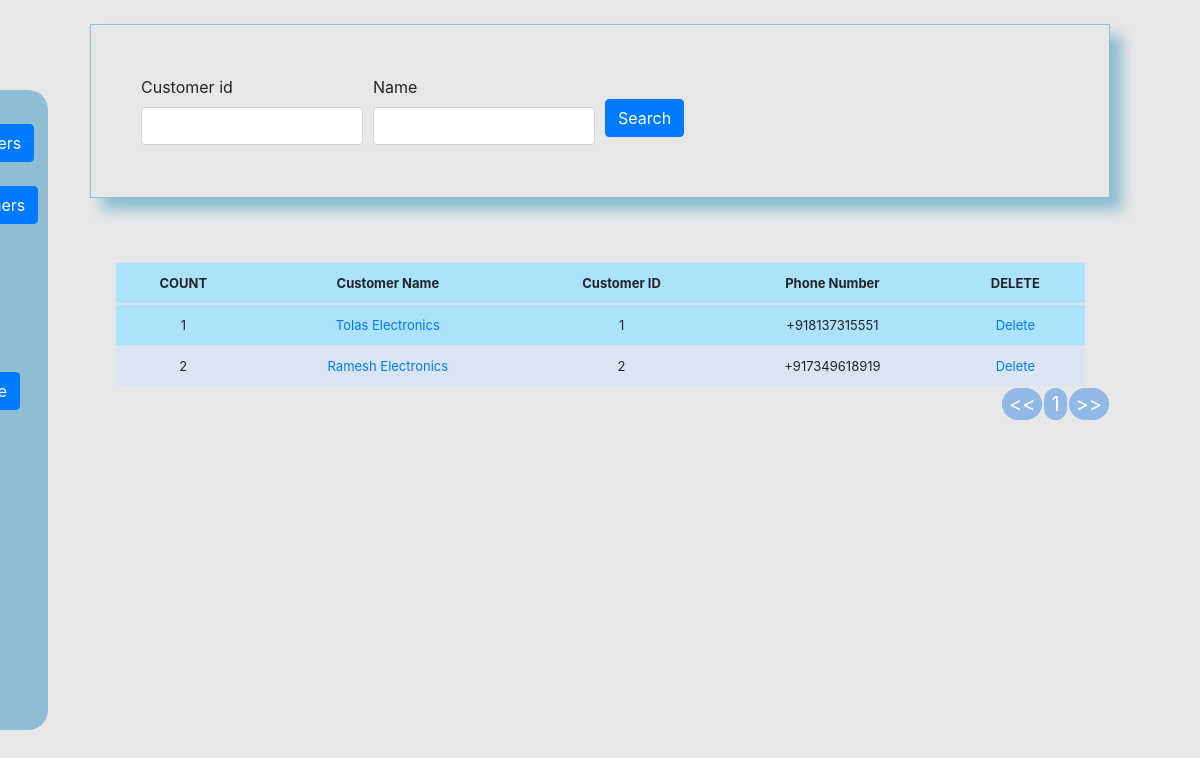
The app's page /customer/list_customer (signed in), older data.
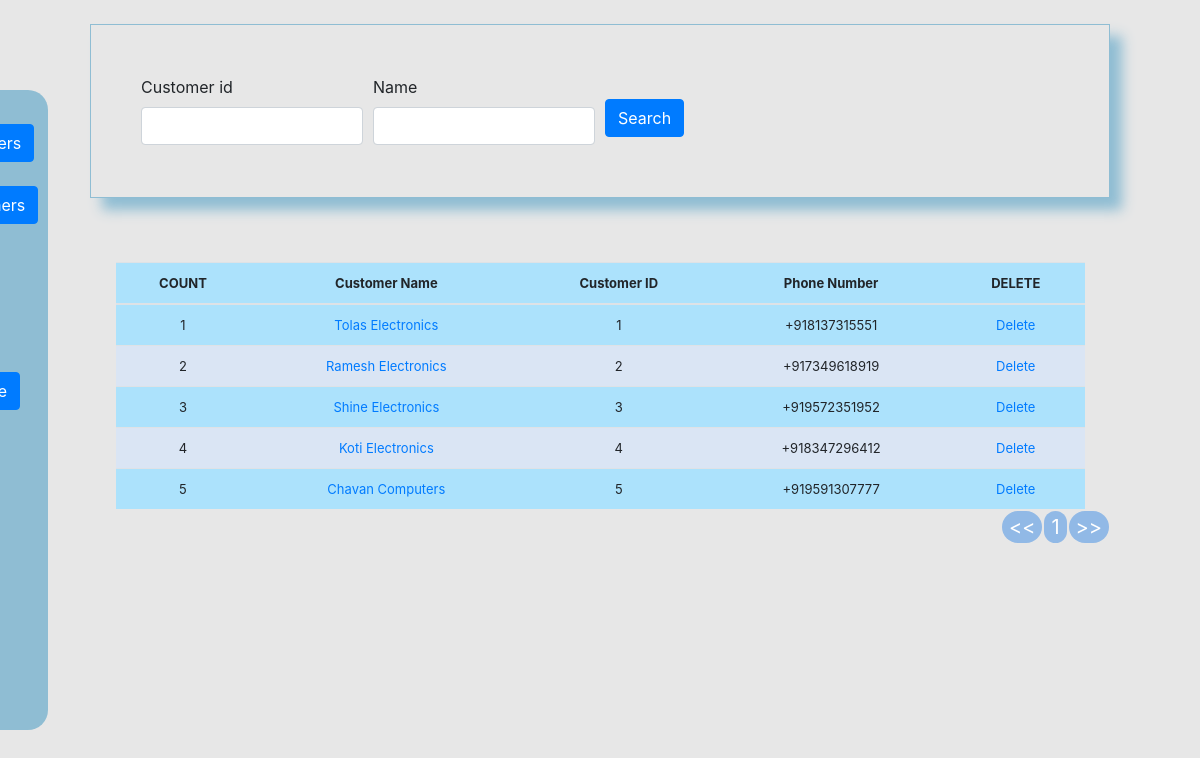
The same page, newer data.
### customer/models.py (models this page shows, shortened)
class Customer(models.Model):
    customer_id = models.IntegerField(primary_key=True, verbose_name="Customer ID")
    name = models.CharField('Customer/Retailer Name', max_length=50, default='', blank=True, null=True)
    ph_no = models.CharField('Phone Number', max_length=13, default='', blank=True, unique=True)
    email = models.CharField('Email', max_length=75, default='', blank=True, unique=True)

### customer/views.py (the view)
# urls.py: path('list_customer', views.list_customer, name='list_customer'),
@login_required
def list_customer(request):
    title = 'List of Customers'
    queryset = Customer.objects.all()
    form = CustomerSearchForm(request.POST or None)
    if request.method == 'POST':
    	queryset = Customer.objects.filter(customer_id__icontains=form['customer_id'].value(),
    									name__icontains=form['name'].value()
    									)
    context = {
        "form": form,
        "title": title,
        "queryset": queryset,
    }
    return render(request, "list_customer.html", context)

### customer/forms.py
class CustomerSearchForm(forms.Form):
	customer_id = forms.CharField(max_length=100, required=False)
	name = forms.CharField(max_length=100, required=False)
	class Meta:
		model = Customer
		fields = ['customer_id', 'name']

### djangoproject/templates/list_customer.html (shortened to what this page needs)
{% load static %}
{% load crispy_forms_tags %}
{% include 'navbar_customer.html' %}
<!DOCTYPE html>
<html>
<head>
	<link rel="stylesheet" type="text/css" href="https://stackpath.bootstrapcdn.com/bootstrap/4.5.2/css/bootstrap.min.css">
	<link href="{% static 'css/stylesheet3.css' %}" rel="stylesheet">
	<link href="{% static 'js/jquery-ui-1.12.1/jquery-ui.min.css' %}" rel="stylesheet">
	<link href="{% static 'js/jquery-ui-1.12.1/jquery-ui.structure.min.css' %}" rel="stylesheet">
	<link href="{% static 'js/jquery-ui-1.12.1/jquery-ui.structure.css' %}" rel="stylesheet">
	<link href="{% static 'js/jquery-ui-1.12.1/jquery-ui.theme.min.css' %}" rel="stylesheet">
	<link href="{% static 'js/jquery-ui-1.12.1/jquery-ui.min.js' %}" rel="stylesheet">
	<link href="{% static 'js/jquery-ui-1.12.1/jquery-ui.theme.css' %}" rel="stylesheet">
</head>
<body>
	<div class='main-container'>
		<div class="myForm">
			<form method='POST' action=''>{% csrf_token %}
				<div class="row">
					<div class='col-sm-12'>
						<div class="form-row">
							<div class="form-group col-md-3">
								{{ form.customer_id|as_crispy_field }}
							</div>
							<div class="form-group col-md-3">
								{{ form.name|as_crispy_field }}
							</div>
							<div class="form-group col-md-3">
								<br>
								<button type="submit" class="btn btn-primary">Search</button>
							</div>
						</div>
					</div>
				</div>
			</form>
		</div>
		<br><br>
		<table class='table'>
			<thead>
				<tr>
					<th>COUNT</th>
					<th>Customer Name</th>
					<th>Customer ID</th>
          <th>Phone Number</th>
					<th>DELETE</th>
				</tr>
			</thead>
			{% for instance in queryset %}
			<tr>
				<td>{{forloop.counter}}</td>
				<td><a href="{% url 'update_customer' instance.pk %}">{{instance.name}}</a></td>
				<td>{{instance.customer_id}}</td>
				<td>{{instance.ph_no}}</td>
				<td><a href="{% url 'delete_customer' instance.pk %}">Delete</a></td>
			</tr>
			{% endfor %}
		</table>
	</div>
</body>
</html>

### djangoproject/templates/navbar_customer.html (shortened to what this page needs)
<div class="mymenu-bar">
  <br>
  {% if request.user.is_authenticated %}
  <a href="/customer/list_customer"><div class="btn btn-primary mybutton">List Customers</div></a>
  <br><br>
  <a href="/customer/add_customer"><div class="btn btn-primary mybutton">Add Customers</div></a>
  <br><br>
  <br><br>
  <br><br>
  <a href="/invoice/email"><div class="btn btn-primary mybutton">Email Invoice</div></a>
  <br><br>
    {% else %}
    <a href="/accounts/login"><button class="btn btn-danger">Login</button></a>
  {% endif %}
</div>

### djangoproject/static/css/stylesheet3.css (style rules this page uses)
body { background-color: #e7e7e7!important; }
.main-container { width: 85%; margin: auto; }
.table { font-size: 13px; text-align: center; width: 95%; margin: auto; text-align: center; }
.myForm form { box-shadow: 10px 10px 10px; box-shadow: 12px 12px 12px #8FBDD3; border: 1px solid #8FBDD3; padding: 50px; padding-bottom: 20px; }
.mymenu-bar { background-color: #8FBDD3; color: white; display: inline; padding: 10px; position: fixed; height: 80%; bottom: 70px; left: -115px; z-index: 3000; border-top-right-radius: 20px; border-bottom-right-radius: 20px; }
.table tr:nth-child(odd) { background: #ace2fc }
.table tr:nth-child(even) { background: #dae5f4 }

Row changes from the older to the newer data that the page shows:
added Customer: name "Shine Electronics", customer_id "3", ph_no "+919572351952"
added Customer: name "Koti Electronics", customer_id "4", ph_no "+918347296412"
added Customer: name "Chavan Computers", customer_id "5", ph_no "+919591307777"
